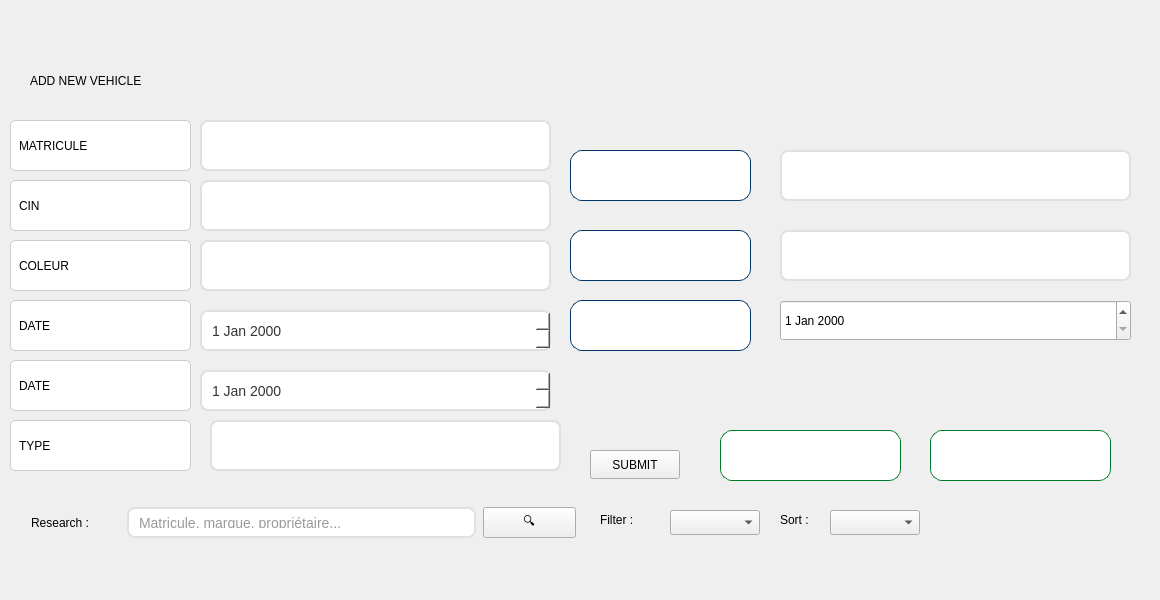
         <widget class="QWidget" name="tab_16">
          <attribute name="title">
           <string>ADD</string>
          </attribute>
          <widget class="QWidget" name="widget_14" native="true">
           <property name="geometry">
            <rect>
             <x>0</x>
             <y>0</y>
             <width>1151</width>
             <height>591</height>
            </rect>
           </property>
           <widget class="QLineEdit" name="couleur">
            <property name="geometry">
             <rect>
              <x>200</x>
              <y>240</y>
              <width>351</width>
              <height>51</height>
             </rect>
            </property>
            <property name="styleSheet">
             <string notr="true">QLineEdit {
    background-color: white;
    border: 2px solid #e0e0e0;
    border-radius: 8px;
    padding: 8px;
    font-size: 14px;
    color: #333;
}

QLineEdit:hover {
    border: 2px solid #29b6f6;
    background-color: #f9f9f9;
}

QLineEdit:focus {
    border: 2px solid #0d47a1;
    background-color: white;
}</string>
            </property>
           </widget>
           <widget class="QLabel" name="label_55">
            <property name="geometry">
             <rect>
              <x>990</x>
              <y>30</y>
              <width>121</width>
              <height>81</height>
             </rect>
            </property>
            <property name="styleSheet">
             <string notr="true">background:transparent;</string>
            </property>
            <property name="text">
             <string/>
            </property>
            <property name="pixmap">
             <pixmap>../../Downloads/Capture_d_écran_2025-09-29_075328-removebg-preview.png</pixmap>
            </property>
            <property name="scaledContents">
             <bool>true</bool>
            </property>
           </widget>
           <widget class="QLineEdit" name="cin">
            <property name="geometry">
             <rect>
              <x>200</x>
              <y>180</y>
              <width>351</width>
              <height>51</height>
             </rect>
            </property>
            <property name="styleSheet">
             <string notr="true">QLineEdit {
    background-color: white;
    border: 2px solid #e0e0e0;
    border-radius: 8px;
    padding: 8px;
    font-size: 14px;
    color: #333;
}

QLineEdit:hover {
    border: 2px solid #29b6f6;
    background-color: #f9f9f9;
}

QLineEdit:focus {
    border: 2px solid #0d47a1;
    background-color: white;
}</string>
            </property>
           </widget>
           <widget class="QLineEdit" name="lineEdit_66">
            <property name="geometry">
             <rect>
              <x>10</x>
              <y>240</y>
              <width>181</width>
              <height>51</height>
             </rect>
            </property>
            <property name="styleSheet">
             <string notr="true">QLineEdit {
	font: 700 italic 10pt &quot;Times New Roman&quot;;
	color: black;
    background: white;
    border: 1px solid #cccccc;
    border-radius: 5px;
    padding: 6px;
}</string>
            </property>
            <property name="text">
             <string>COLEUR</string>
            </property>
           </widget>
           <widget class="QLineEdit" name="matricule">
            <property name="geometry">
             <rect>
              <x>200</x>
              <y>120</y>
              <width>351</width>
              <height>51</height>
             </rect>
            </property>
            <property name="styleSheet">
             <string notr="true">QLineEdit {
    background-color: white;
    border: 2px solid #e0e0e0;
    border-radius: 8px;
    padding: 8px;
    font-size: 14px;
    color: #333;
}

QLineEdit:hover {
    border: 2px solid #29b6f6;
    background-color: #f9f9f9;
}

QLineEdit:focus {
    border: 2px solid #0d47a1;
    background-color: white;
}</string>
            </property>
           </widget>
           <widget class="QLabel" name="label_56">
            <property name="geometry">
             <rect>
              <x>30</x>
              <y>60</y>
              <width>621</width>
              <height>41</height>
             </rect>
            </property>
            <property name="styleSheet">
             <string notr="true">font: 700 italic 36pt &quot;Times New Roman&quot;;</string>
            </property>
            <property name="text">
             <string>ADD NEW VEHICLE</string>
            </property>
           </widget>
           <widget class="QLineEdit" name="lineEdit_116">
            <property name="geometry">
             <rect>
              <x>10</x>
              <y>300</y>
              <width>181</width>
              <height>51</height>
             </rect>
            </property>
            <property name="styleSheet">
             <string notr="true">QLineEdit {
	font: 700 italic 10pt &quot;Times New Roman&quot;;
	color: black;
    background: white;
    border: 1px solid #cccccc;
    border-radius: 5px;
    padding: 6px;
}</string>
            </property>
            <property name="text">
             <string>DATE</string>
            </property>
           </widget>
           <widget class="QDateEdit" name="dateEdit_5">
            <property name="geometry">
             <rect>
              <x>200</x>
              <y>310</y>
              <width>351</width>
              <height>41</height>
             </rect>
            </property>
            <property name="styleSheet">
             <string notr="true">QDateEdit {
    background-color: white;
    border: 2px solid #e0e0e0;
    border-radius: 8px;
    padding: 8px;
    font-size: 14px;
    color: #333;
}

QDateEdit :hover {
    border: 2px solid #29b6f6;
    background-color: #f9f9f9;
}

QDateEdit :focus {
    border: 2px solid #0d47a1;
    background-color: white;
}</string>
            </property>
           </widget>
           <widget class="QLineEdit" name="type">
            <property name="geometry">
             <rect>
              <x>210</x>
              <y>420</y>
              <width>351</width>
              <height>51</height>
             </rect>
            </property>
            <property name="styleSheet">
             <string notr="true">QLineEdit {
    background-color: white;
    border: 2px solid #e0e0e0;
    border-radius: 8px;
    padding: 8px;
    font-size: 14px;
    color: #333;
}

QLineEdit:hover {
    border: 2px solid #29b6f6;
    background-color: #f9f9f9;
}

QLineEdit:focus {
    border: 2px solid #0d47a1;
    background-color: white;
}</string>
            </property>
           </widget>
           <widget class="QDateEdit" name="badgedate">
            <property name="geometry">
             <rect>
              <x>780</x>
              <y>300</y>
              <width>351</width>
              <height>41</height>
             </rect>
            </property>
            <property name="styleSheet">
             <string notr="true">font: 700 italic 10pt &quot;Times New Roman&quot;;</string>
            </property>
           </widget>
           <widget class="QLineEdit" name="marque">
            <property name="geometry">
             <rect>
              <x>780</x>
              <y>150</y>
              <width>351</width>
              <height>51</height>
             </rect>
            </property>
            <property name="styleSheet">
             <string notr="true">QLineEdit {
    background-color: white;
    border: 2px solid #e0e0e0;
    border-radius: 8px;
    padding: 8px;
    font-size: 14px;
    color: #333;
}

QLineEdit:hover {
    border: 2px solid #29b6f6;
    background-color: #f9f9f9;
}

QLineEdit:focus {
    border: 2px solid #0d47a1;
    background-color: white;
}</string>
            </property>
           </widget>
           <widget class="QCheckBox" name="badge">
            <property name="geometry">
             <rect>
              <x>790</x>
              <y>240</y>
              <width>131</width>
              <height>31</height>
             </rect>
            </property>
            <property name="styleSheet">
             <string notr="true">font: 700 italic 10pt &quot;Times New Roman&quot;;</string>
            </property>
            <property name="text">
             <string>CheckBox</string>
            </property>
           </widget>
           <widget class="QLineEdit" name="proprietaire">
            <property name="geometry">
             <rect>
              <x>780</x>
              <y>230</y>
              <width>351</width>
              <height>51</height>
             </rect>
            </property>
            <property name="styleSheet">
             <string notr="true">QLineEdit {
    background-color: white;
    border: 2px solid #e0e0e0;
    border-radius: 8px;
    padding: 8px;
    font-size: 14px;
    color: #333;
}

QLineEdit:hover {
    border: 2px solid #29b6f6;
    background-color: #f9f9f9;
}

QLineEdit:focus {
    border: 2px solid #0d47a1;
    background-color: white;
}</string>
            </property>
           </widget>
           <widget class="QComboBox" name="comboBox_10">
            <property name="geometry">
             <rect>
              <x>670</x>
              <y>510</y>
              <width>90</width>
              <height>25</height>
             </rect>
            </property>
           </widget>
           <widget class="QLabel" name="label_48">
            <property name="geometry">
             <rect>
              <x>780</x>
              <y>480</y>
              <width>42</width>
              <height>79</height>
             </rect>
            </property>
            <property name="styleSheet">
             <string notr="true">font: 700 italic 10pt &quot;Times New Roman&quot;;</string>
            </property>
            <property name="text">
             <string>Sort :</string>
            </property>
           </widget>
           <widget class="QLabel" name="label_47">
            <property name="geometry">
             <rect>
              <x>600</x>
              <y>480</y>
              <width>54</width>
              <height>79</height>
             </rect>
            </property>
            <property name="styleSheet">
             <string notr="true">font: 700 italic 10pt &quot;Times New Roman&quot;;</string>
            </property>
            <property name="text">
             <string>Filter :</string>
            </property>
           </widget>
           <widget class="QPushButton" name="pushButton_35">
            <property name="geometry">
             <rect>
              <x>483</x>
              <y>507</y>
              <width>93</width>
              <height>31</height>
             </rect>
            </property>
            <property name="styleSheet">
             <string notr="true">QLineEdit{
	font: 700 italic 10pt &quot;Times New Roman&quot;;
    color: white;
    font-weight: bold;
    font-size: 16px;
    border-radius: 15px;
    padding: 7px 10px;
}</string>
            </property>
            <property name="text">
             <string>🔍</string>
            </property>
           </widget>
           <widget class="QLabel" name="label_40">
            <property name="geometry">
             <rect>
              <x>31</x>
              <y>483</y>
              <width>89</width>
              <height>79</height>
             </rect>
            </property>
            <property name="styleSheet">
             <string notr="true">font: 700 italic 10pt &quot;Times New Roman&quot;;</string>
            </property>
            <property name="text">
             <string>Research :</string>
            </property>
           </widget>
           <widget class="QComboBox" name="comboBox_16">
            <property name="geometry">
             <rect>
              <x>830</x>
              <y>510</y>
              <width>90</width>
              <height>25</height>
             </rect>
            </property>
           </widget>
           <widget class="QLineEdit" name="lineEdit_59">
            <property name="geometry">
             <rect>
              <x>127</x>
              <y>507</y>
              <width>349</width>
              <height>31</height>
             </rect>
            </property>
            <property name="styleSheet">
             <string notr="true">QLineEdit {
    background-color: white;
    border: 2px solid #e0e0e0;
    border-radius: 8px;
    padding: 8px;
    font-size: 14px;
    color: #333;
}

QLineEdit:hover {
    border: 2px solid #29b6f6;
    background-color: #f9f9f9;
}

QLineEdit:focus {
    border: 2px solid #0d47a1;
    background-color: white;
}</string>
            </property>
            <property name="placeholderText">
             <string>Matricule, marque, propriétaire...</string>
            </property>
           </widget>
           <widget class="QLineEdit" name="lineEdit_119">
            <property name="geometry">
             <rect>
              <x>570</x>
              <y>150</y>
              <width>181</width>
              <height>51</height>
             </rect>
            </property>
            <property name="styleSheet">
             <string notr="true">QLineEdit {
	font: 700 italic 10pt &quot;Times New Roman&quot;;
	color: white;
    background: qlineargradient(
        x1: 0, y1: 0, x2: 1, y2: 1,
        stop: 0 #001F3F,   /* bleu marine profond */
        stop: 1 #004080    /* bleu marine plus clair */
    );
    border: 1px solid #003366; /* contour subtil bleu foncé */
    border-radius: 12px;       /* coins arrondis */
    padding: 6px

}</string>
            </property>
            <property name="text">
             <string>MARQUE</string>
            </property>
           </widget>
           <widget class="QLineEdit" name="lineEdit_120">
            <property name="geometry">
             <rect>
              <x>570</x>
              <y>230</y>
              <width>181</width>
              <height>51</height>
             </rect>
            </property>
            <property name="styleSheet">
             <string notr="true">QLineEdit {
	font: 700 italic 10pt &quot;Times New Roman&quot;;
	color: white;
    background: qlineargradient(
        x1: 0, y1: 0, x2: 1, y2: 1,
        stop: 0 #001F3F,   /* bleu marine profond */
        stop: 1 #004080    /* bleu marine plus clair */
    );
    border: 1px solid #003366; /* contour subtil bleu foncé */
    border-radius: 12px;       /* coins arrondis */
    padding: 6px

}</string>
            </property>
            <property name="text">
             <string>PROPRIETE</string>
            </property>
           </widget>
           <widget class="QLineEdit" name="lineEdit_121">
            <property name="geometry">
             <rect>
              <x>570</x>
              <y>300</y>
              <width>181</width>
              <height>51</height>
             </rect>
            </property>
            <property name="styleSheet">
             <string notr="true">QLineEdit {
	font: 700 italic 10pt &quot;Times New Roman&quot;;
	color: white;
    background: qlineargradient(
        x1: 0, y1: 0, x2: 1, y2: 1,
        stop: 0 #001F3F,   /* bleu marine profond */
        stop: 1 #004080    /* bleu marine plus clair */
    );
    border: 1px solid #003366; /* contour subtil bleu foncé */
    border-radius: 12px;       /* coins arrondis */
    padding: 6px

}</string>
            </property>
            <property name="text">
             <string>Active Badge :</string>
            </property>
           </widget>
           <widget class="QLineEdit" name="lineEdit_124">
            <property name="geometry">
             <rect>
              <x>720</x>
              <y>430</y>
              <width>181</width>
              <height>51</height>
             </rect>
            </property>
            <property name="styleSheet">
             <string notr="true">QLineEdit {
	font: 700 italic 10pt &quot;Times New Roman&quot;;
    background: qlineargradient(x1:0, y1:0, x2:0, y2:1,
                                stop:0 #00ff66, stop:1 #009933);
    color: white;
    border: 1px solid #007a29;
    border-radius: 12px;
    padding: 6px;
}
QLineEdit :hover {
    background: qlineargradient(x1:0, y1:0, x2:0, y2:1,
                                stop:0 #33ff99, stop:1 #00cc44);
}

QLineEdit:pressed {
    background: qlineargradient(x1:0, y1:0, x2:0, y2:1,
                                stop:0 #00cc44, stop:1 #007a29);
}
</string>
            </property>
            <property name="text">
             <string>Export PDF</string>
            </property>
           </widget>
           <widget class="QLineEdit" name="lineEdit_140">
            <property name="geometry">
             <rect>
              <x>930</x>
              <y>430</y>
              <width>181</width>
              <height>51</height>
             </rect>
            </property>
            <property name="styleSheet">
             <string notr="true">QLineEdit {
	font: 700 italic 10pt &quot;Times New Roman&quot;;
    background: qlineargradient(x1:0, y1:0, x2:0, y2:1,
                                stop:0 #00ff66, stop:1 #009933);
    color: white;
    border: 1px solid #007a29;
    border-radius: 12px;
    padding: 6px;
}
QLineEdit :hover {
    background: qlineargradient(x1:0, y1:0, x2:0, y2:1,
                                stop:0 #33ff99, stop:1 #00cc44);
}

QLineEdit:pressed {
    background: qlineargradient(x1:0, y1:0, x2:0, y2:1,
                                stop:0 #00cc44, stop:1 #007a29);
}
</string>
            </property>
            <property name="text">
             <string>Generate Badge</string>
            </property>
           </widget>
           <widget class="QPushButton" name="addVehicule">
            <property name="geometry">
             <rect>
              <x>590</x>
              <y>450</y>
              <width>90</width>
              <height>29</height>
             </rect>
            </property>
            <property name="text">
             <string>SUBMIT</string>
            </property>
           </widget>
           <widget class="QLineEdit" name="lineEdit_67">
            <property name="geometry">
             <rect>
              <x>10</x>
              <y>180</y>
              <width>181</width>
              <height>51</height>
             </rect>
            </property>
            <property name="styleSheet">
             <string notr="true">QLineEdit {
	font: 700 italic 10pt &quot;Times New Roman&quot;;
	color: black;
    background: white;
    border: 1px solid #cccccc;
    border-radius: 5px;
    padding: 6px;
}</string>
            </property>
            <property name="text">
             <string>CIN</string>
            </property>
           </widget>
           <widget class="QLineEdit" name="lineEdit_68">
            <property name="geometry">
             <rect>
              <x>10</x>
              <y>120</y>
              <width>181</width>
              <height>51</height>
             </rect>
            </property>
            <property name="styleSheet">
             <string notr="true">QLineEdit {
	font: 700 italic 10pt &quot;Times New Roman&quot;;
	color: black;
    background: white;
    border: 1px solid #cccccc;
    border-radius: 5px;
    padding: 6px;
}</string>
            </property>
            <property name="text">
             <string>MATRICULE</string>
            </property>
           </widget>
           <widget class="QLineEdit" name="lineEdit_117">
            <property name="geometry">
             <rect>
              <x>10</x>
              <y>420</y>
              <width>181</width>
              <height>51</height>
             </rect>
            </property>
            <property name="styleSheet">
             <string notr="true">QLineEdit {
	font: 700 italic 10pt &quot;Times New Roman&quot;;
	color: black;
    background: white;
    border: 1px solid #cccccc;
    border-radius: 5px;
    padding: 6px;
}</string>
            </property>
            <property name="text">
             <string>TYPE</string>
            </property>
           </widget>
           <widget class="QLineEdit" name="lineEdit_118">
            <property name="geometry">
             <rect>
              <x>10</x>
              <y>360</y>
              <width>181</width>
              <height>51</height>
             </rect>
            </property>
            <property name="styleSheet">
             <string notr="true">QLineEdit {
	font: 700 italic 10pt &quot;Times New Roman&quot;;
	color: black;
    background: white;
    border: 1px solid #cccccc;
    border-radius: 5px;
    padding: 6px;
}</string>
            </property>
            <property name="text">
             <string>DATE</string>
            </property>
           </widget>
           <widget class="QDateEdit" name="dateEdit_8">
            <property name="geometry">
             <rect>
              <x>200</x>
              <y>370</y>
              <width>351</width>
              <height>41</height>
             </rect>
            </property>
            <property name="styleSheet">
             <string notr="true">QDateEdit {
    background-color: white;
    border: 2px solid #e0e0e0;
    border-radius: 8px;
    padding: 8px;
    font-size: 14px;
    color: #333;
}

QDateEdit :hover {
    border: 2px solid #29b6f6;
    background-color: #f9f9f9;
}

QDateEdit :focus {
    border: 2px solid #0d47a1;
    background-color: white;
}</string>
            </property>
           </widget>
          </widget>
         </widget>
